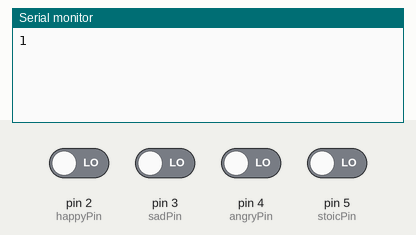
Recording of a sketch running on a simulated Arduino Uno, built with avr-gcc and run on an emulated ATmega328P. Parts: the last lines printed to the serial monitor. The inputs (shaded band) are chosen by the test bench; at power-on: pin 2 (happyPin), pin 3 (sadPin), pin 4 (angryPin), pin 5 (stoicPin) LOW. No radio packets arrive unless stated.

Above: at 1.2 s.
1.3 s: pin 2 (happyPin) driven HIGH
At 1.8 s:
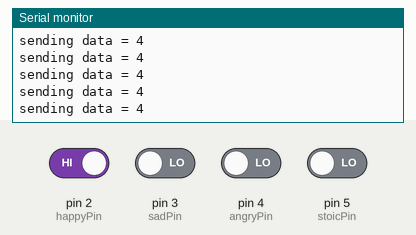
3.2 s: pin 3 (sadPin) driven HIGH
At 3.9 s:
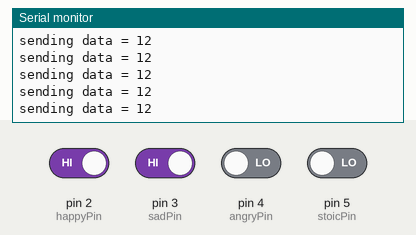

The sketch:

midterm_receive.ino
```cpp
const int CEPIN = 9;
const int CSNPIN = 10;

#include <SPI.h>
#include <nRF24L01.h>
#include <RF24.h>
RF24 radio(CEPIN, CSNPIN);                // CE, CSN

const byte address[6] = "00001";

const int stoicPin = 5;
const int happyPin = 2;
const int sadPin = 3;
const int angryPin = 4;

void setup() {
  Serial.begin(115200);
  boolean retval = radio.begin();   //Starting the Wireless communication
  Serial.println(retval);
  radio.openWritingPipe(address);  //destination addres
  radio.setPALevel(RF24_PA_MIN);   // min or max
  radio.stopListening();           //This sets the module as transmitter
}

void loop() {
    int stoic = digitalRead(stoicPin) << 1;
    int happy = digitalRead(happyPin) << 2;
    int sad = digitalRead(sadPin) << 3;
    int angry = digitalRead(angryPin) << 4;

  int data = stoic | happy | sad | angry;
  if (data) {
    Serial.print( "sending data = " );
    Serial.println(data);
    radio.write(&data, sizeof(data)) ;
  }
}
```

Measured:
- after the input at 1.3 s, the serial monitor: prints a new line at once (image 1)
- after the input at 3.2 s, the serial monitor: prints a new line at once (image 2)
